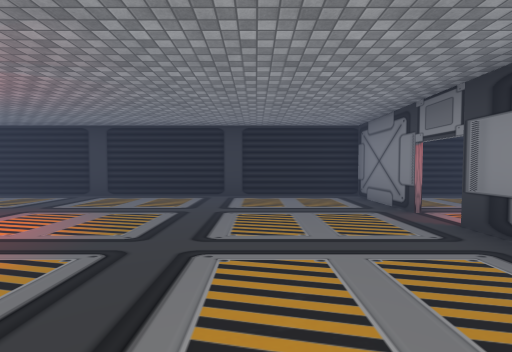
View 1 (above)

18 first-person views from a walk through a Unity game level. The camera is 1.4 m above the floor, tilts 2° down and sees 90° across. Doors are open. The floor is counted in squares, 1.87 m on a side. Each view is taken from the middle of a square. On the plan, view 1 faces up. The plan holds only what a view shows up to about 9 squares ahead; the rest is blank. The place goes on beyond the plan. The player character is not drawn. Some surface patterns are stand-ins.

View 2
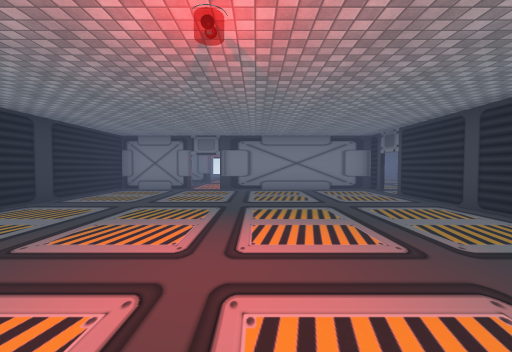

View 3
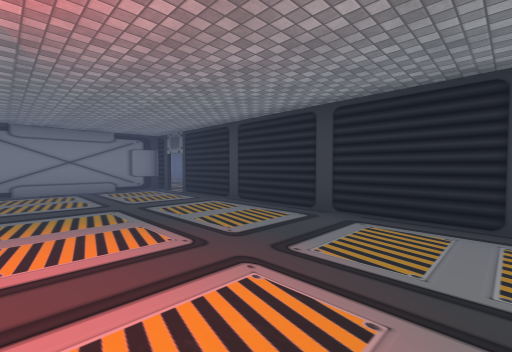

View 4
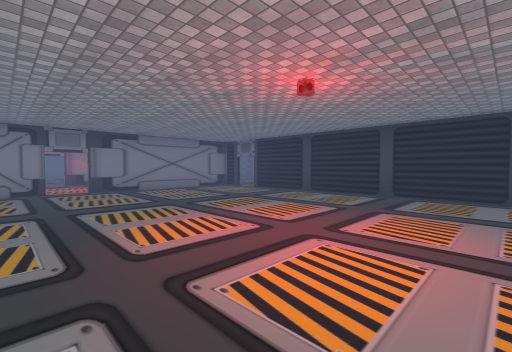

View 5
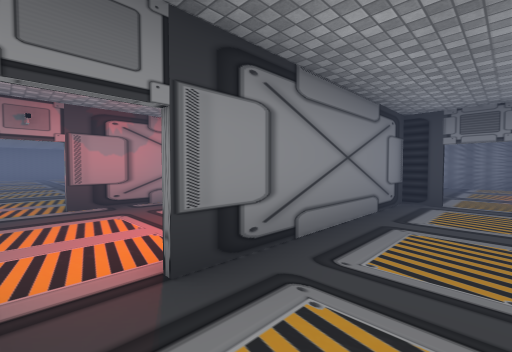

View 6
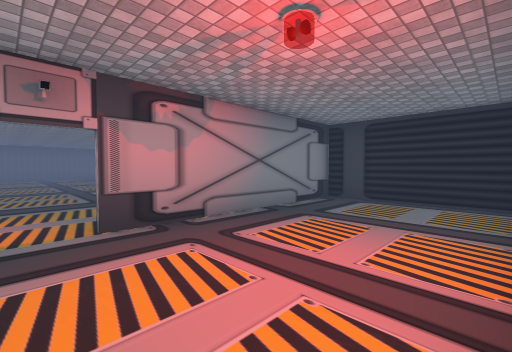

View 7
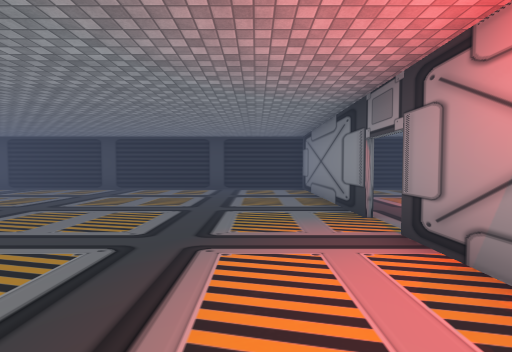

View 8
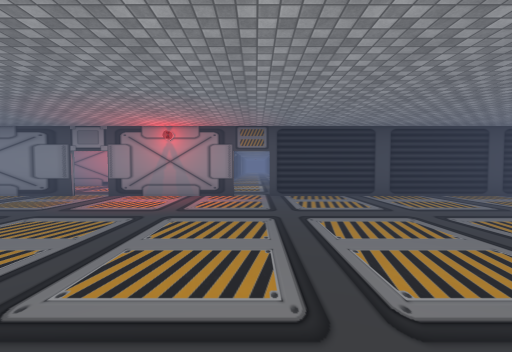

View 9
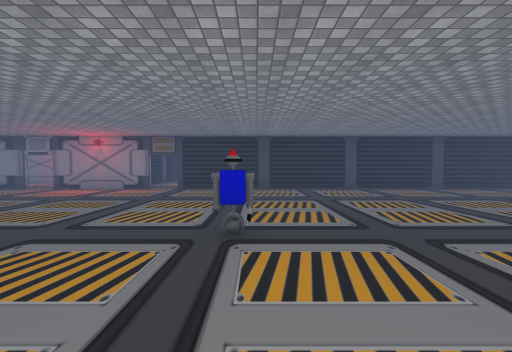

View 10
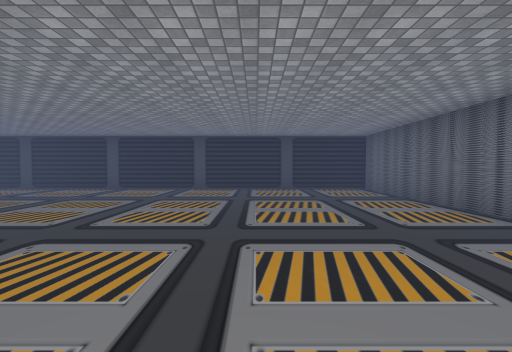

View 11
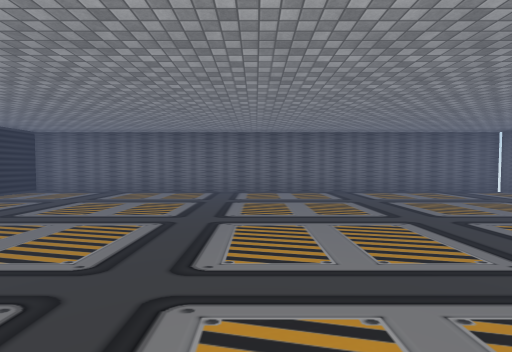

View 12
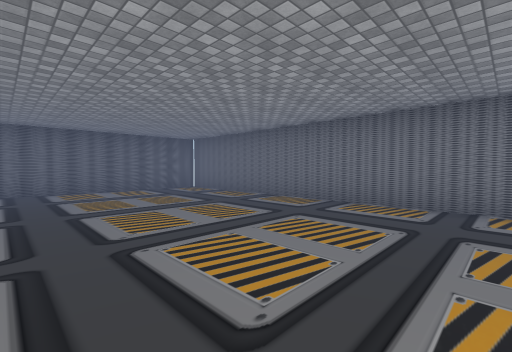

View 13
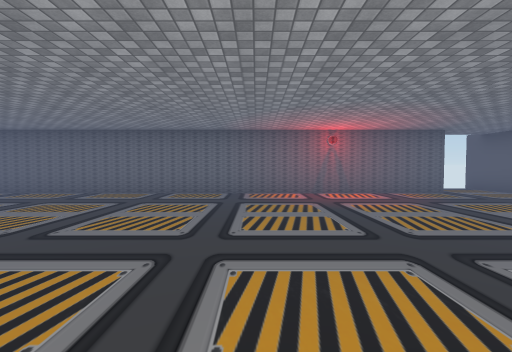

View 14
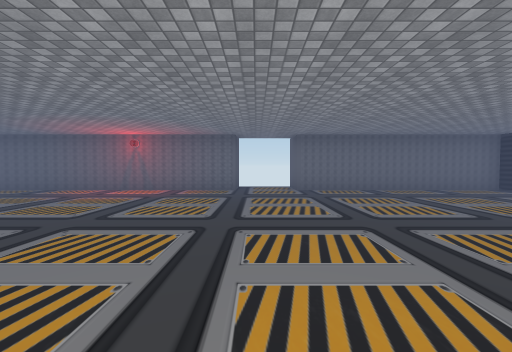

View 15
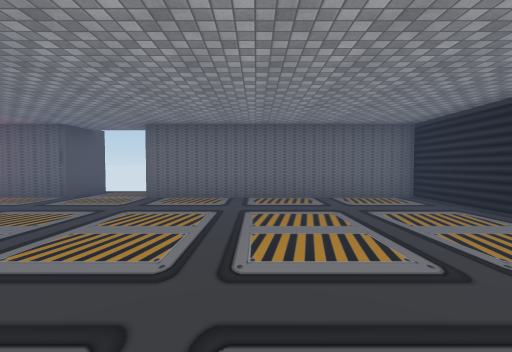

View 16
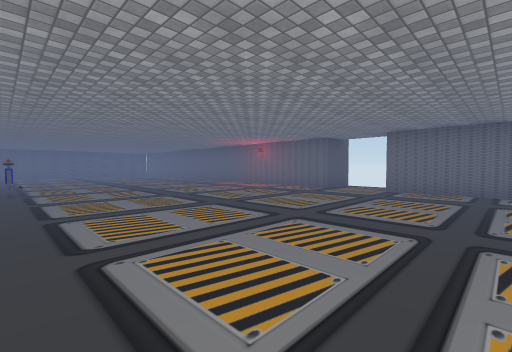

View 17
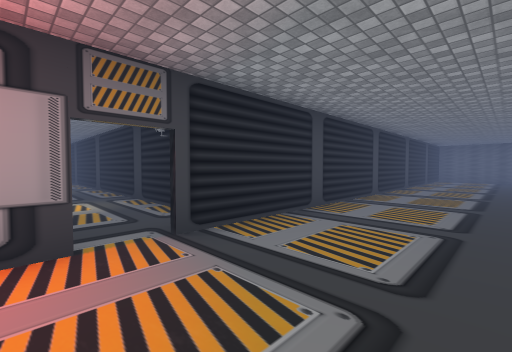

View 18
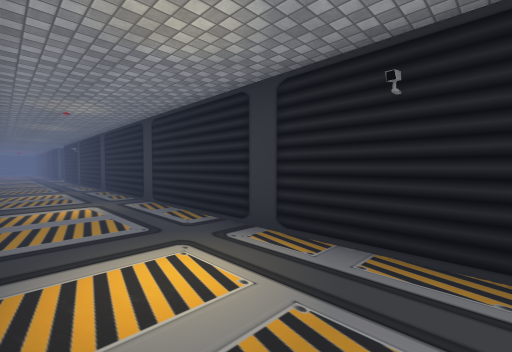

### Floor plan
Points are (right, up) in squares from view 1. A wall is a line through its corners. A room is listed if a view was taken in it or the views show most of it. See-through windows are left out.
Room 1 (views 1, 2, 3, 4, 5, 6)
walls: (2.6, 4.1) (2.6, 6.5) (-6.5, 6.5); (1.9, -1.9) (2.6, -1.9) (2.6, 3.2); (-6.1, -1.9) (1, -1.9)
ways out: opening at (3, 4) to room 4; open door at (1.5, -2)
Room 2 (views 7, 8, 9, 10, 11, 12, 13, 14, 15, 16, 17)
walls: (6.4, 7.5) (6.4, 4.1); (22, 6.7) (20.3, 6.7) (20.3, 22.7) (6.4, 22.7) (6.4, 8.2); (6.4, 3.2) (6.4, -1.9) (20.3, -1.9) (20.3, 4.7) (22, 4.7)
ways out: open door at (6, 8) to room 3; open door at (6, 3.5) to room 4
objects: other object (12, 11)
Room 3 (view 18)
walls: (5.1, 9.3) (-5.5, 9.3)
ways out: open door at (6, 8) to room 2
Room 4 (no view inside)
walls: (2.9, -1.9) (6.3, -1.9) (6.3, 3.2); (5.2, 6.5) (4.1, 6.5)
ways out: opening at (3, 4) to room 1; open door at (6, 3.5) to room 2

Positions as (right, up) in squares from view 1, and headings:
1: (0, 0), facing up
2: (-6, 2), facing right
3: (-6, 2), facing down-right
4: (-6, 5), facing down-right
5: (1, 4), facing down-right
6: (3, 4), facing down-right
7: (8, 7), facing down
8: (13, 8), facing left
9: (15, 11), facing left
10: (15, 19), facing left
11: (13, 15), facing up
12: (15, 14), facing up-right
13: (13, 12), facing right
14: (12, 6), facing right
15: (14, 2), facing right
16: (12, 2), facing up-right
17: (9, 7), facing up-left
18: (5, 7), facing up-left
